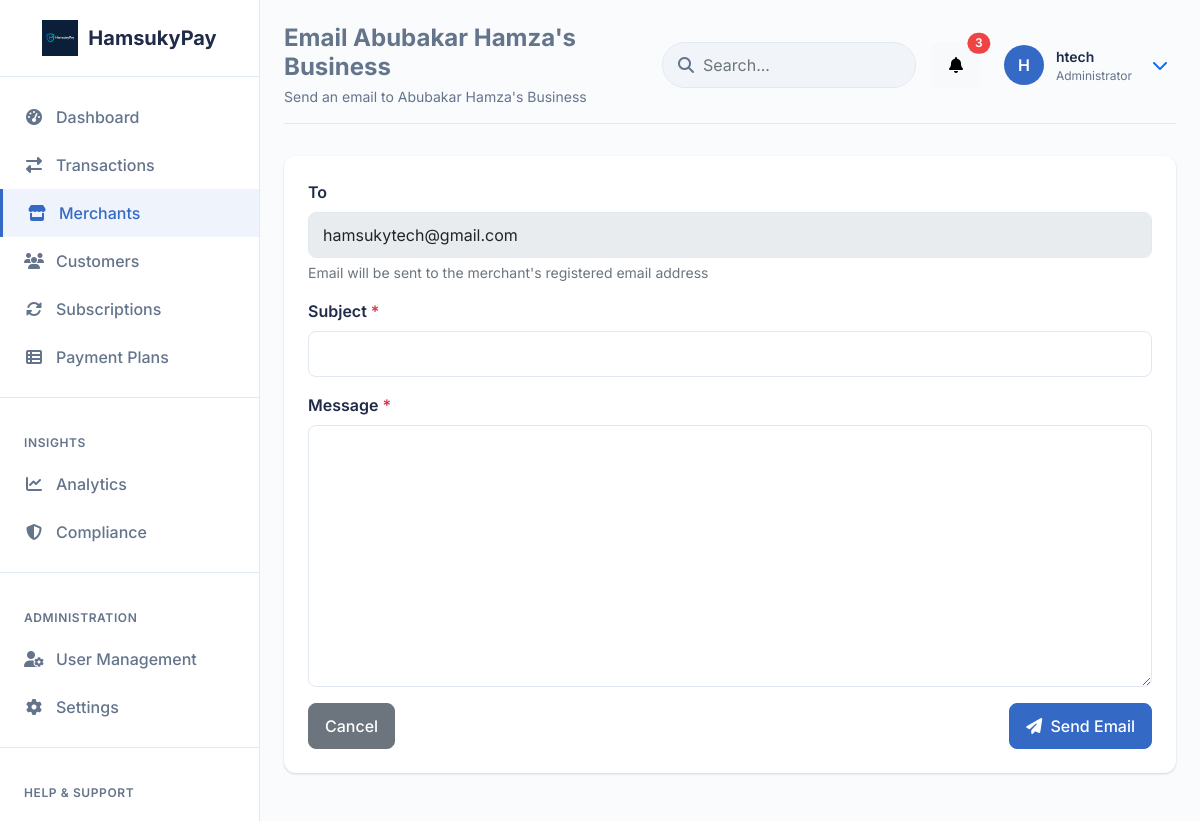
Screenshot of /admin-custom/merchants/1/email/ (signed in) with the database file from the repository.
### payments/models.py (models this page shows, shortened)
class Merchant(models.Model):
    VERIFICATION_STATUS_CHOICES = (
        ('unverified', 'Unverified'),
        ('pending', 'Pending'),
        ('verified', 'Verified'),
        ('rejected', 'Rejected'),
    )
    user = models.OneToOneField(User, on_delete=models.CASCADE)
    business_name = models.CharField(max_length=255)
    business_email = models.EmailField(unique=True)
    business_phone = models.CharField(max_length=20)
    business_address = models.TextField()
    business_description = models.TextField(blank=True, null=True)
    logo = models.CharField(max_length=255, blank=True, null=True)  # Path to logo file
    website = models.URLField(blank=True, null=True)
    industry = models.CharField(max_length=100, blank=True, null=True)
    verification_status = models.CharField(
        max_length=20,
        choices=VERIFICATION_STATUS_CHOICES,
        default='unverified'
    )
    public_key = models.CharField(max_length=64, unique=True)
    secret_key = models.CharField(max_length=64, unique=True)
    is_active = models.BooleanField(default=True)
    local_transaction_fee_percentage = models.DecimalField(max_digits=5, decimal_places=2, default=1.5)
    local_transaction_flat_fee = models.DecimalField(max_digits=10, decimal_places=2, default=0)  # Removed the NGN 100 flat fee
    local_transaction_fee_waiver_threshold = models.DecimalField(max_digits=10, decimal_places=2, default=2500)  # Kept for backward compatibility
    local_transaction_fee_cap = models.DecimalField(max_digits=10, decimal_places=2, default=1500)  # Maximum fee cap for local transactions
    international_transaction_fee_percentage = models.DecimalField(max_digits=5, decimal_places=2, default=3.9)
    international_transaction_flat_fee = models.DecimalField(max_digits=10, decimal_places=2, default=100)  # NGN 100 flat fee for international
    SETTLEMENT_CURRENCY_CHOICES = (
        ('NGN', 'Nigerian Naira'),
        ('USD', 'US Dollar'),
    )
    settlement_currency = models.CharField(max_length=3, choices=SETTLEMENT_CURRENCY_CHOICES, default='NGN')
    settlement_bank = models.CharField(max_length=255, blank=True, null=True)
    settlement_account = models.CharField(max_length=20, blank=True, null=True)
    settlement_account_name = models.CharField(max_length=255, blank=True, null=True)
    created_at = models.DateTimeField(auto_now_add=True)
    updated_at = models.DateTimeField(auto_now=True)  # Changed from auto_now_add to auto_now

### payments/views.py (the view, shortened to what this page needs)
# urls.py: path('admin-custom/merchants/<int:merchant_id>/email/', views.admin_send_merchant_email, name='admin_send_merchant_email'),
@staff_member_required
def admin_send_merchant_email(request, merchant_id):
    merchant = get_object_or_404(Merchant, id=merchant_id)
    context = {
        'page_title': f'Email {merchant.business_name}',
        'merchant': merchant,
    }
    return render(request, 'admin_custom/merchant_email.html', context)

### templates/admin_custom/merchant_email.html (shortened to what this page needs)
{% extends 'admin_custom/base.html' %}
{% block page_title %}{{ page_title }}{% endblock %}
{% block page_subtitle %}Send an email to {{ merchant.business_name }}{% endblock %}
{% block content %}
<div class="card">
    <div class="card-body">
        <form method="POST" action="{% url 'payments:admin_send_merchant_email' merchant.id %}">
            <div class="mb-3">
                <label for="emailTo" class="form-label">To</label>
                <input type="email" class="form-control" id="emailTo" value="{{ merchant.business_email }}" disabled>
                <div class="form-text">Email will be sent to the merchant's registered email address</div>
            </div>
            <div class="mb-3">
                <label for="subject" class="form-label">Subject <span class="text-danger">*</span></label>
                <input type="text" class="form-control" id="subject" name="subject" required>
            </div>
            <div class="mb-3">
                <label for="message" class="form-label">Message <span class="text-danger">*</span></label>
                <textarea class="form-control" id="message" name="message" rows="10" required></textarea>
            </div>
            <div class="d-flex justify-content-between">
                <a href="{% url 'payments:admin_merchants' %}" class="btn btn-secondary">Cancel</a>
                <button type="submit" class="btn btn-primary">
                    <i class="fas fa-paper-plane me-1"></i> Send Email
                </button>
            </div>
        </form>
    </div>
</div>
{% endblock %}

### templates/admin_custom/base.html (shortened to what this page needs)
{% load static %}
<!DOCTYPE html>
<html lang="en">
<head>
    <link href="https://cdn.jsdelivr.net/npm/bootstrap@5.2.3/dist/css/bootstrap.min.css" rel="stylesheet">
    <link rel="stylesheet" href="https://cdnjs.cloudflare.com/ajax/libs/font-awesome/6.1.1/css/all.min.css">
</head>
<body>
    <nav class="sidebar" id="sidebar">
        <div class="sidebar-logo">
            <img src="{% static 'img/logo.png' %}" alt="HamsukyPay">
            <span>HamsukyPay</span>
        </div>
        <div class="sidebar-menu">
            <a href="{% url 'payments:custom_admin_dashboard' %}" class="sidebar-menu-item {% if request.path == '/admin-custom/dashboard/' %}active{% endif %}">
                <i class="fas fa-tachometer-alt"></i>
                Dashboard
            </a>
            <a href="{% url 'payments:admin_transactions' %}" class="sidebar-menu-item {% if 'admin-custom/transactions' in request.path %}active{% endif %}">
                <i class="fas fa-exchange-alt"></i>
                Transactions
            </a>
            <a href="{% url 'payments:admin_merchants' %}" class="sidebar-menu-item {% if 'admin-custom/merchants' in request.path %}active{% endif %}">
                <i class="fas fa-store"></i>
                Merchants
            </a>
            <a href="{% url 'payments:admin_customers' %}" class="sidebar-menu-item {% if 'admin-custom/customers' in request.path %}active{% endif %}">
                <i class="fas fa-users"></i>
                Customers
            </a>
            <a href="{% url 'payments:admin_subscriptions' %}" class="sidebar-menu-item {% if 'admin-custom/subscriptions' in request.path %}active{% endif %}">
                <i class="fas fa-sync-alt"></i>
                Subscriptions
            </a>
            <a href="{% url 'payments:admin_plans' %}" class="sidebar-menu-item {% if 'admin-custom/plans' in request.path %}active{% endif %}">
                <i class="fas fa-th-list"></i>
                Payment Plans
            </a>
            <div class="sidebar-divider"></div>
            <div class="sidebar-menu-header">INSIGHTS</div>
            <a href="{% url 'payments:admin_analytics' %}" class="sidebar-menu-item {% if 'admin-custom/analytics' in request.path %}active{% endif %}">
                <i class="fas fa-chart-line"></i>
                Analytics
            </a>
            <a href="{% url 'payments:admin_compliance' %}" class="sidebar-menu-item {% if 'admin-custom/compliance' in request.path %}active{% endif %}">
                <i class="fas fa-shield-alt"></i>
                Compliance
            </a>
            <div class="sidebar-divider"></div>
            <div class="sidebar-menu-header">ADMINISTRATION</div>
            <a href="{% url 'payments:admin_user_management' %}" class="sidebar-menu-item {% if 'admin-custom/users' in request.path %}active{% endif %}">
                <i class="fas fa-user-cog"></i>
                User Management
            </a>
            <a href="{% url 'payments:admin_settings' %}" class="sidebar-menu-item {% if 'admin-custom/settings' in request.path %}active{% endif %}">
                <i class="fas fa-cog"></i>
                Settings
            </a>
            <div class="sidebar-divider"></div>
            <div class="sidebar-menu-header">HELP & SUPPORT</div>
            <a href="{% url 'payments:admin_documentation' %}" class="sidebar-menu-item {% if 'admin-custom/documentation' in request.path %}active{% endif %}">
            </a>
        </div>
    </nav>
    <main class="main-content">
        <div class="header">
            <div class="d-flex align-items-center">
                <div class="header-title">
                    <h1>{% block page_title %}Dashboard{% endblock %}</h1>
                    <p>{% block page_subtitle %}Welcome to HamsukyPay Admin{% endblock %}</p>
                </div>
            </div>
            <div class="header-actions">
                <div class="search-box d-none d-md-block">
                    <i class="fas fa-search"></i>
                    <input type="text" class="form-control" placeholder="Search...">
                </div>
                <div class="dropdown">
                    <a class="btn btn-light position-relative" href="#" role="button" data-bs-toggle="dropdown" aria-expanded="false">
                        <i class="fas fa-bell"></i>
                        <span class="position-absolute top-0 start-100 translate-middle badge rounded-pill bg-danger">
                            3
                        </span>
                    </a>
                </div>
                <div class="dropdown user-dropdown">
                    <a class="user-dropdown-toggle" href="#" role="button" data-bs-toggle="dropdown" aria-expanded="false">
                        <div class="user-avatar">
                            {% if request.user.first_name and request.user.last_name %}
                                {{ request.user.first_name|first|upper }}{{ request.user.last_name|first|upper }}
                            {% else %}
                                {{ request.user.username|first|upper }}
                            {% endif %}
                        </div>
                        <div class="user-info d-none d-md-block">
                            <div class="user-name">{{ request.user.get_full_name|default:request.user.username }}</div>
                            <div class="user-role">Administrator</div>
                        </div>
                        <i class="fas fa-chevron-down"></i>
                    </a>
                </div>
            </div>
        </div>
        <div class="content">
            {% block content %}{% endblock %}
        </div>
    </main>
</body>
</html>

### templates/admin_custom/base.html (style rules this page uses)
:root { --primary: #3469c6; --primary-light: #4d7fd9; --primary-dark: #2a55a1; --secondary: #123866; --accent: #00c2a8; --success: #0ead69; --warning: #f59e0b; --danger: #ef4444; --info: #3B82F6; --light: #f9fbfd; --dark: #1f2b48; --gray: #64748b; --gray-light: #f1f5f9; --border-color: #e2e8f0; --box-shadow: 0 1px 3px rgba(0, 0, 0, 0.1), 0 1px 2px rgba(0, 0, 0, 0.06); --box-shadow-md: 0 4px 6px -1px rgba(0, 0, 0, 0.1), 0 2px 4px -1px rgba(0, 0, 0, 0.06); --box-shadow-lg: 0 10px 15px -3px rgba(0, 0, 0, 0.1), 0 4px 6px -2px rgba(0, 0, 0, 0.05); }
* { box-sizing: border-box; margin: 0; padding: 0; }
body { background-color: var(--light); color: var(--gray); font-family: 'Inter', -apple-system, BlinkMacSystemFont, 'Segoe UI', Roboto, sans-serif; min-height: 100vh; overflow-x: hidden; }
.sidebar { position: fixed; top: 0; left: 0; height: 100%; width: 260px; background-color: white; border-right: 1px solid var(--border-color); z-index: 1000; transition: all 0.3s; overflow-y: auto; }
.sidebar-logo { padding: 1.25rem; border-bottom: 1px solid var(--border-color); display: flex; align-items: center; justify-content: center; }
.sidebar-logo img { max-height: 36px; margin-right: 10px; }
.sidebar-logo span { font-size: 1.25rem; font-weight: 700; color: var(--dark); }
.sidebar-menu { padding: 1rem 0; }
.sidebar-menu-item { position: relative; padding: 0.75rem 1.5rem; display: flex; align-items: center; color: var(--gray); text-decoration: none; transition: all 0.2s; font-weight: 500; }
.sidebar-menu-item.active { color: var(--primary); background-color: rgba(52, 105, 198, 0.08); border-left: 3px solid var(--primary); }
.sidebar-menu-item i { width: 20px; margin-right: 12px; text-align: center; font-size: 1rem; }
.sidebar-menu-header { font-size: 0.75rem; text-transform: uppercase; letter-spacing: 0.05em; color: var(--gray); padding: 1.25rem 1.5rem 0.5rem; font-weight: 600; }
.sidebar-divider { margin: 1rem 0; border-top: 1px solid var(--border-color); }
.main-content { margin-left: 260px; padding: 1.5rem; transition: all 0.3s; min-height: 100vh; }
.header { display: flex; justify-content: space-between; align-items: center; margin-bottom: 2rem; padding-bottom: 1rem; border-bottom: 1px solid var(--border-color); }
.header-title h1 { font-size: 1.5rem; font-weight: 700; color: var (--dark); margin-bottom: 0.25rem; }
.header-title p { font-size: 0.875rem; color: var(--gray); margin: 0; }
.header-actions { display: flex; align-items: center; gap: 1rem; }
.search-box { position: relative; }
.search-box input { padding-left: 2.5rem; border-radius: 2rem; border: 1px solid var(--border-color); background-color: var(--gray-light); }
.search-box i { position: absolute; left: 1rem; top: 50%; transform: translateY(-50%); color: var(--gray); }
.card { border: none; border-radius: 0.75rem; box-shadow: var(--box-shadow); margin-bottom: 1.5rem; background-color: white; }
.card-body { padding: 1.5rem; }
.form-label { font-weight: 600; margin-bottom: 0.5rem; color: var(--dark); }
.form-control, .form-select { border-radius: 0.5rem; border-color: var(--border-color); padding: 0.625rem 0.875rem; }
.btn { border-radius: 0.5rem; padding: 0.625rem 1rem; font-weight: 500; }
.btn-primary { background-color: var(--primary); border-color: var(--primary); }
.user-dropdown { position: relative; }
.user-dropdown-toggle { display: flex; align-items: center; gap: 0.75rem; cursor: pointer; padding: 0.5rem; border-radius: 0.5rem; transition: all 0.2s; text-decoration: none; }
.user-avatar { width: 40px; height: 40px; border-radius: 50%; background-color: var(--primary); color: white; display: flex; align-items: center; justify-content: center; font-weight: 600; font-size: 1rem; }
.user-info { margin-right: 0.5rem; }
.user-name { font-weight: 600; font-size: 0.875rem; color: var(--dark); }
.user-role { font-size: 0.75rem; color: var(--gray); }
.badge { padding: 0.35em 0.65em; font-weight: 600; }
.badge.bg-danger { background-color: var(--danger) !important; }

### rows the page displays
Merchant: business_name "Abubakar Hamza's Business", business_email "hamsukytech@gmail.com"

### other values shown
{{ page_title }} "Email Abubakar Hamza's Business"
{{ request.user.username|first|upper }} "H"
{{ request.user.get_full_name|default:request.user.username }} "htech"
